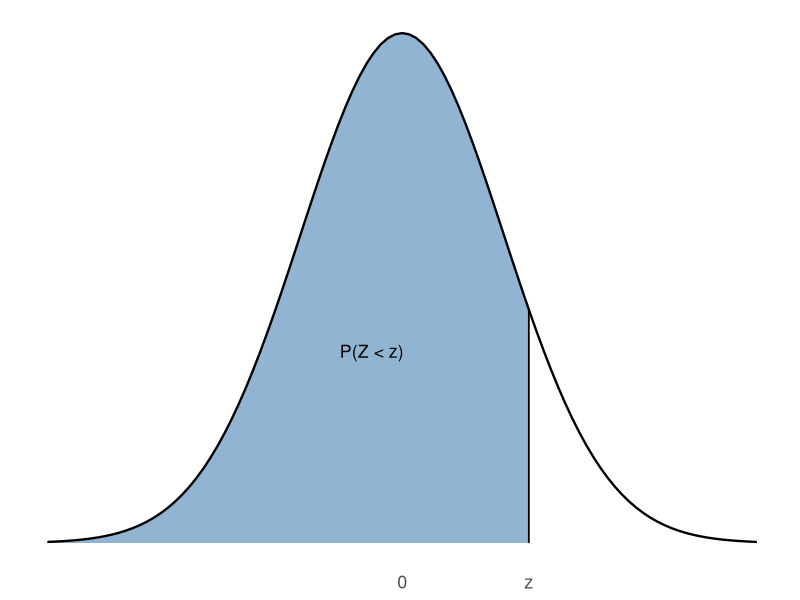
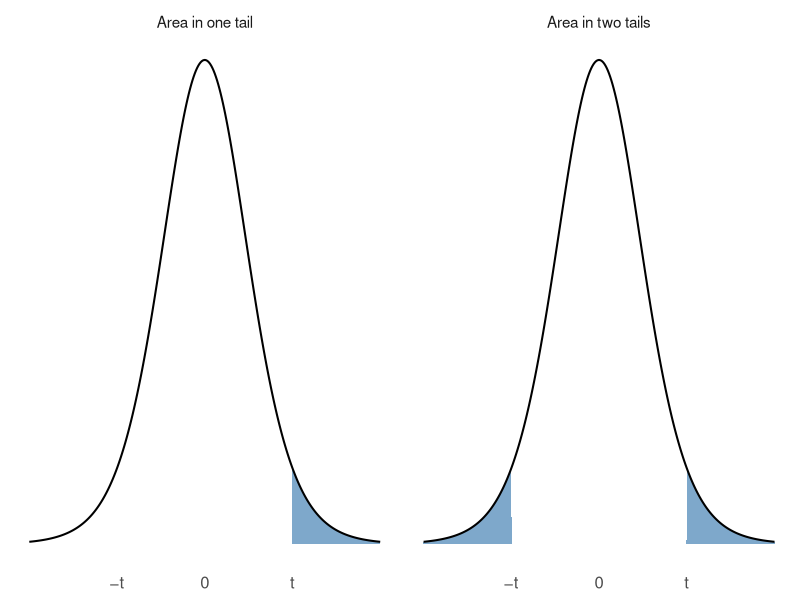
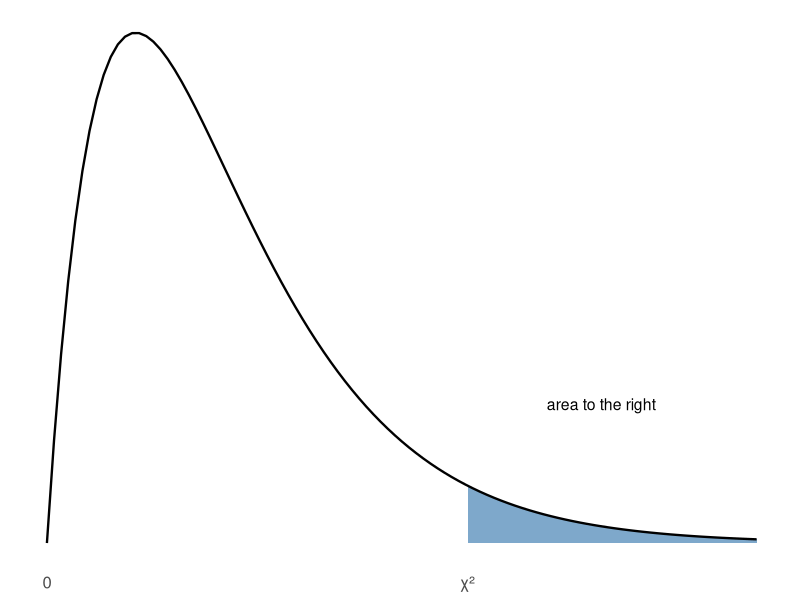

These charts were generated, in order, by the following R code:
## ---- chunk 1
#| label: fig-z-table-area
#| fig-cap: "The table gives the shaded area: the area under the standard normal curve to the left of $z$."
#| echo: false
#| fig-width: 5
#| fig-height: 2.4
library(ggplot2)
z0 <- 1.25
shade <- data.frame(x = seq(-3.5, z0, length.out = 200))
shade$y <- dnorm(shade$x)
ggplot() +
  geom_area(data = shade, aes(x = x, y = y), fill = "steelblue", alpha = 0.6) +
  stat_function(fun = dnorm, xlim = c(-3.5, 3.5), linewidth = 0.8) +
  annotate("segment", x = z0, xend = z0, y = 0, yend = dnorm(z0),
           linewidth = 0.6) +
  annotate("text", x = -0.3, y = 0.15, label = "P(Z < z)", size = 4.5) +
  scale_x_continuous(breaks = c(0, z0), labels = c("0", "z")) +
  labs(x = NULL, y = NULL) +
  theme_minimal() +
  theme(axis.text.y = element_blank(), panel.grid = element_blank(),
        axis.text.x = element_text(size = 13))
## ---- chunk 2
#| echo: false
# rows are z to one decimal; columns add the second decimal (away from 0)
z_table <- function(rows) {
  cols <- seq(0, 0.09, by = 0.01)
  sgn <- ifelse(rows < 0 | (rows == 0 & 1 / rows < 0), -1, 1)
  areas <- outer(rows, cols, function(r, c) pnorm(r + sgn[match(r, rows)] * c))
  body <- matrix(sprintf("%.4f", areas), nrow = length(rows))
  labels <- sprintf("%.1f", abs(rows))
  labels <- ifelse(sgn < 0, paste0("−", labels), labels)
  out <- data.frame(z = paste0("**", labels, "**"), body)
  names(out) <- c("$z$", sprintf("%.2f", cols))
  out
}
## ---- chunk 3
#| label: tbl-z-negative
#| tbl-cap: "Standard normal table: areas to the left of $z$, for negative $z$."
#| echo: false
knitr::kable(z_table(c(-seq(3.4, 0.1, by = -0.1), -0)), align = "c")
## ---- chunk 4
#| label: tbl-z-positive
#| tbl-cap: "Standard normal table: areas to the left of $z$, for positive $z$."
#| echo: false
knitr::kable(z_table(seq(0, 3.4, by = 0.1)), align = "c")
## ---- chunk 5
#| label: fig-t-table-area
#| fig-cap: "Left: the area in one tail, to the right of $t$. Right: the area in two tails, outside $-t$ and $t$. The table gives $t$ for the areas at the top of each column."
#| echo: false
#| fig-width: 7
#| fig-height: 2.4
t0 <- 2
panels <- c("Area in one tail", "Area in two tails")
curve_t <- merge(data.frame(x = seq(-4, 4, length.out = 300)),
                 data.frame(panel = factor(panels, levels = panels)))
curve_t$y <- dt(curve_t$x, df = 10)
right <- data.frame(x = seq(t0, 4, length.out = 100))
right$y <- dt(right$x, df = 10)
tails <- rbind(cbind(right, panel = panels[1], side = "right"),
               cbind(right, panel = panels[2], side = "right"),
               transform(right, x = -x, panel = panels[2], side = "left"))
tails$panel <- factor(tails$panel, levels = panels)
ggplot() +
  geom_area(data = tails, aes(x = x, y = y, group = side),
            fill = "steelblue", alpha = 0.7) +
  geom_line(data = curve_t, aes(x = x, y = y), linewidth = 0.7) +
  facet_wrap(~panel) +
  scale_x_continuous(breaks = c(-t0, 0, t0), labels = c("−t", "0", "t")) +
  labs(x = NULL, y = NULL) +
  theme_minimal() +
  theme(axis.text.y = element_blank(), panel.grid = element_blank(),
        axis.text.x = element_text(size = 12),
        strip.text = element_text(size = 11))
## ---- chunk 6
#| label: tbl-t
#| tbl-cap: "Critical values of the $t$ distribution. Each column heading gives the area in one tail and the area in two tails."
#| echo: false
one_tail <- c(0.10, 0.05, 0.025, 0.01, 0.005)
t_df <- c(1:30, 40, 50, 60, 80, 100, 1000, Inf)
t_body <- outer(t_df, one_tail, function(d, a) qt(a, d, lower.tail = FALSE))
t_tab <- data.frame(
  df = paste0("**", ifelse(is.finite(t_df), format(t_df, big.mark = ",", trim = TRUE), "∞"), "**"),
  matrix(sprintf("%.3f", t_body), nrow = length(t_df)))
names(t_tab) <- c("Degrees of freedom",
                  paste0("One tail ", c("0.10", "0.05", "0.025", "0.01", "0.005"),
                         "<br>Two tails ", c("0.20", "0.10", "0.05", "0.02", "0.01")))
knitr::kable(t_tab, align = "c", escape = FALSE)
## ---- chunk 7
#| label: fig-chisq-table-area
#| fig-cap: "The table gives the value $\\chi^2$ with the shaded area to its right."
#| echo: false
#| fig-width: 5
#| fig-height: 2.4
c0 <- 9.49
tail_c <- data.frame(x = seq(c0, 16, length.out = 100))
tail_c$y <- dchisq(tail_c$x, df = 4)
ggplot() +
  geom_area(data = tail_c, aes(x = x, y = y), fill = "steelblue", alpha = 0.7) +
  stat_function(fun = dchisq, args = list(df = 4), xlim = c(0, 16),
                linewidth = 0.8) +
  annotate("text", x = 12.5, y = 0.05, label = "area to the right", size = 4) +
  scale_x_continuous(breaks = c(0, c0), labels = c("0", "χ²")) +
  labs(x = NULL, y = NULL) +
  theme_minimal() +
  theme(axis.text.y = element_blank(), panel.grid = element_blank(),
        axis.text.x = element_text(size = 12))
## ---- chunk 8
#| label: tbl-chisq
#| tbl-cap: "Critical values of the chi-square distribution. Each column heading gives the area to the right of the critical value."
#| echo: false
right_area <- c(0.995, 0.99, 0.975, 0.95, 0.90, 0.10, 0.05, 0.025, 0.01, 0.005)
chi_df <- c(1:30, 40, 50, 60, 70, 80, 90, 100)
chi_body <- outer(chi_df, right_area,
                  function(d, a) qchisq(a, d, lower.tail = FALSE))
# very small values need more than three decimal places
chi_txt <- ifelse(chi_body < 0.01,
                  formatC(signif(chi_body, 3), format = "fg"),
                  sprintf("%.3f", chi_body))
chi_tab <- data.frame(df = paste0("**", chi_df, "**"),
                      matrix(chi_txt, nrow = length(chi_df)))
names(chi_tab) <- c("Degrees of freedom", "0.995", "0.99", "0.975", "0.95", "0.90",
                    "0.10", "0.05", "0.025", "0.01", "0.005")
knitr::kable(chi_tab, align = "c")
